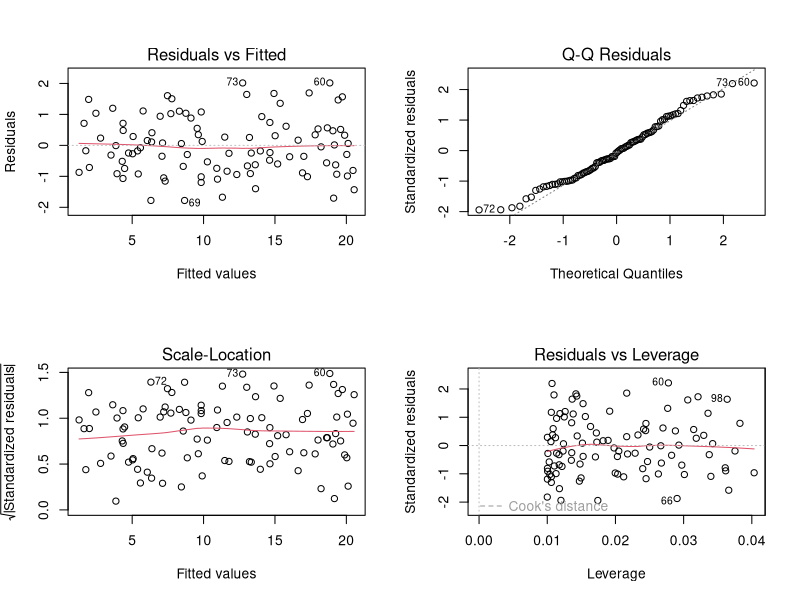
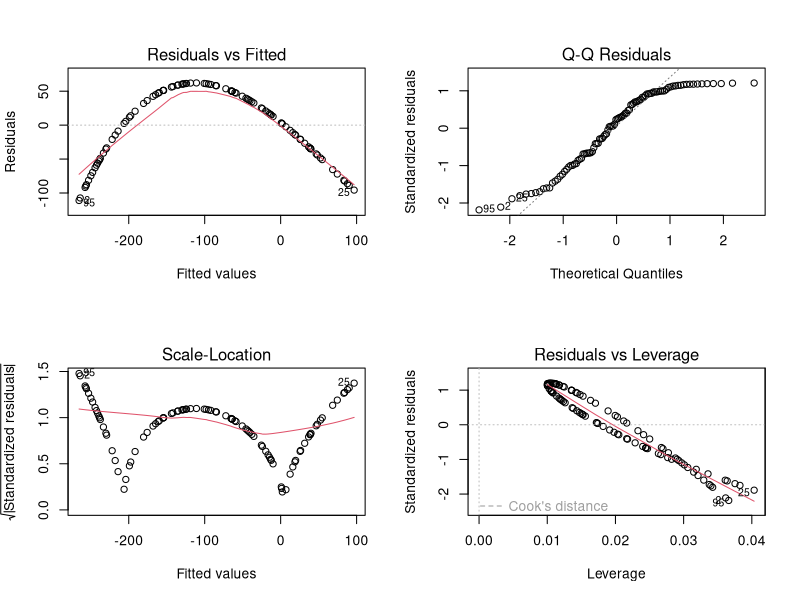
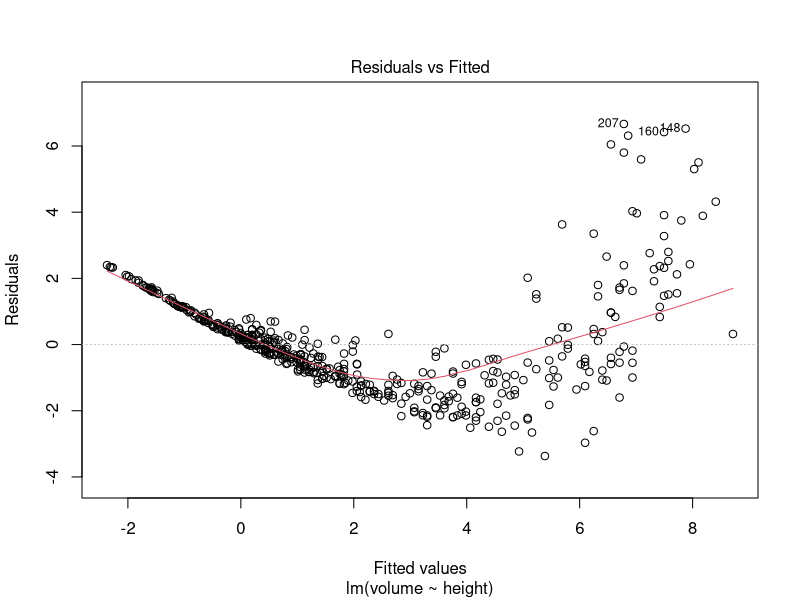
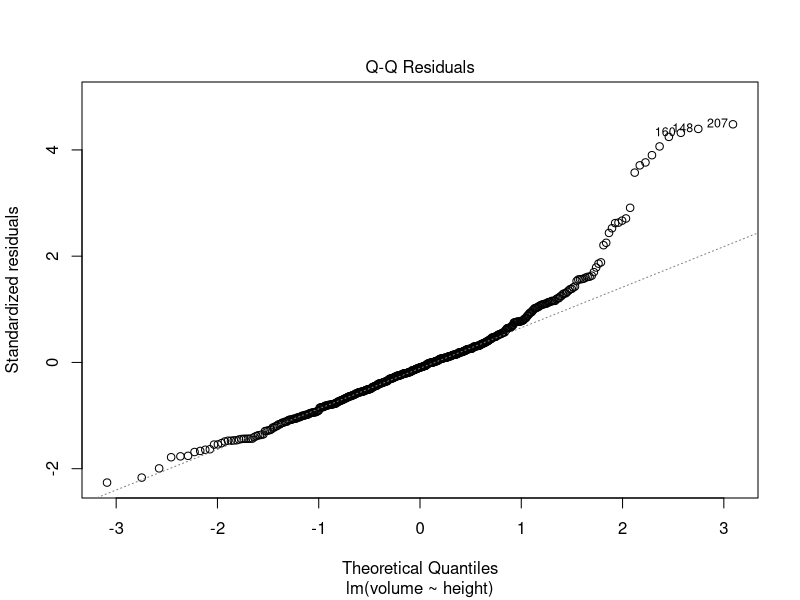
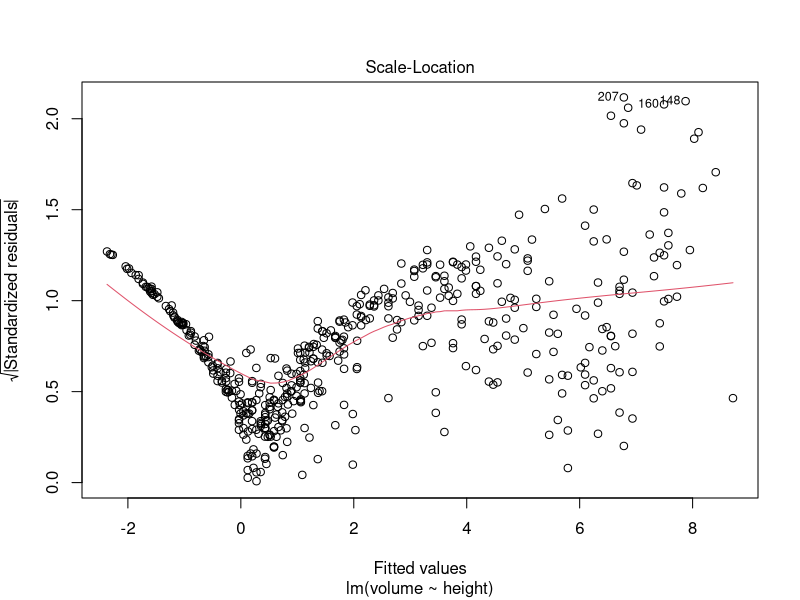
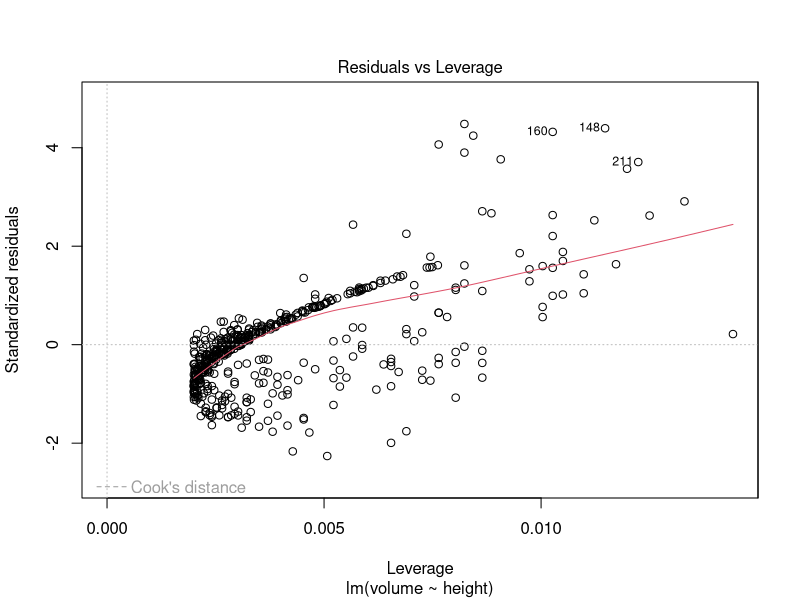
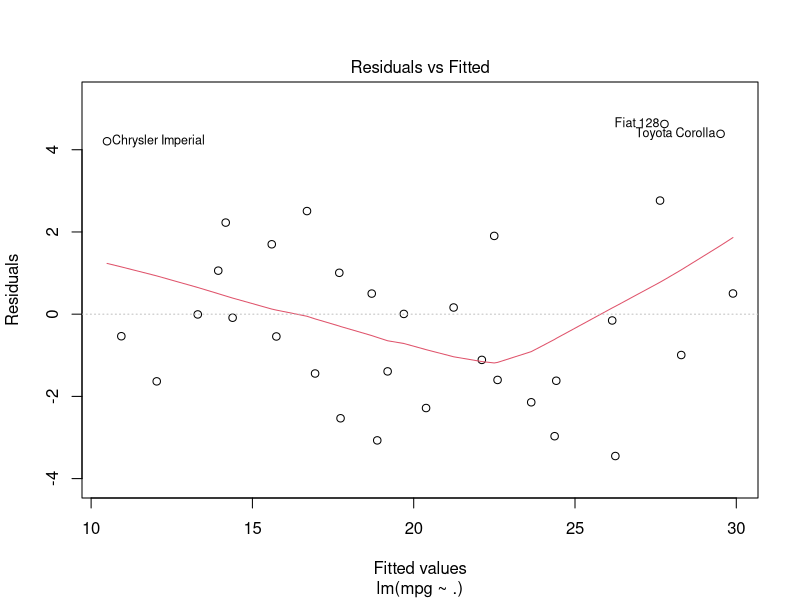
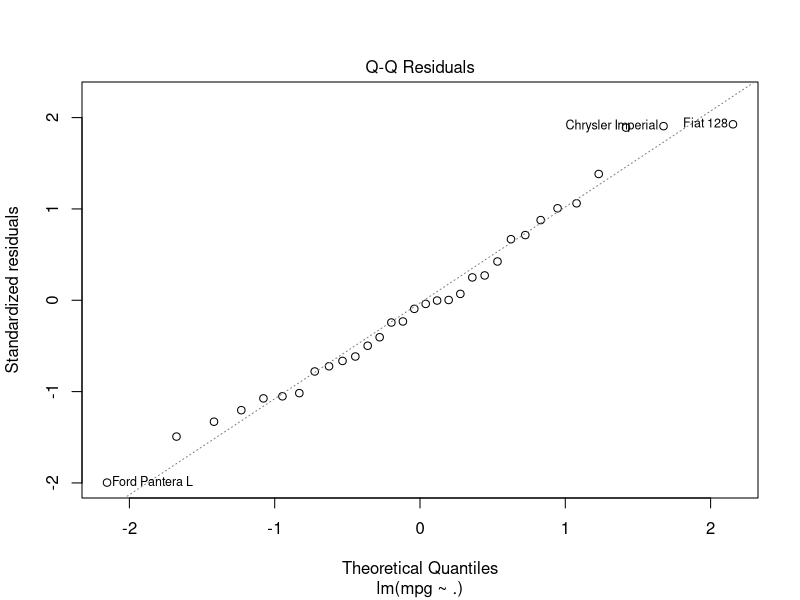

Recreate these plots in R, in order.
#####################################################
# Topic 4: normal linear regression 
# checking assumptions
#####################################################

# some examples from R-bloggers
# https://www.r-bloggers.com/checking-glm-model-assumptions-in-r/


#####################################################
# testing model assumptions on simulated data
x <- runif(100, 0, 10)
y <- 1 + 2 * x + rnorm(100, 0, 1)
m <- lm(y ~ x)   # model

par(mfrow = c(2, 2))
plot(m)

# "bad" model
y <- 1 + 2 * x + 1 * x^2 - 0.5 * x^3
m_b <- lm(y ~ x)

plot(m_b)

par(mfrow = c(1, 1))


###################################################
#### tree data
setwd("...")

trees<- read.table("trees.txt",header=TRUE)
tree_model1<-lm(volume~height,data=trees)
plot(tree_model1)


####################################################################
#assumptions, collinearity and autocorrelation based on real data 
data(cars)       # using the cars dataset from base R 

mod_car <- lm(mpg ~ ., data=mtcars) 
plot(mod_car)

cor(mtcars[1:5])        #correlation between columns 1-5
plot(mtcars[1:5], panel=panel.smooth)
pairs(mtcars[1:5])

###
library(car) # load the car package which has the vif()
vif(mod_car)

### autocorrelation
acf(cars)

acf(residuals(mod_car))



############################################################################
# qq plots -  normal distribution
# A nice way to see if the patterns are different from those expected under the model conditions 
# is to derive new response values from the fitted coefficient and the residual variance. 
# With the following code you can then derive 8 new plots and randomly allocate the real plot 
# to a position. If you are able to find the real plot and if its pattern are different from 
# the others then the model does not meet its assumptions:

mod <- lm(dist ~ speed, data=cars) 

#not norm_vert
a<-rgamma(n=100, scale=1, shape=0.8)
b<-rnorm(n = 100, mean = 600, sd = 30) 
ab<-cbind.data.frame(a,b)

cbind.data.frame()
mod <- lm(a ~ b, data=ab)

N<-length(resid(mod))
sigma<-summary(mod)$sigma
par(mfrow=c(3,3))
rnum<-sample(1:9, 1)
for(i in 1:(rnum-1)){
  x<-rnorm(N, 0, sigma)
  qqnorm(x, main=i)
  qqline(x)
}
qqnorm(resid(mod), main=rnum)
qqline(resid(mod))
for(i in (rnum+1) :9) {
  x<-rnorm(N, 0, sigma)
  qqnorm(x, main=i)
  qqline(x)
}

rnum    #gives you the number of the plot with the model data

##############################################################
